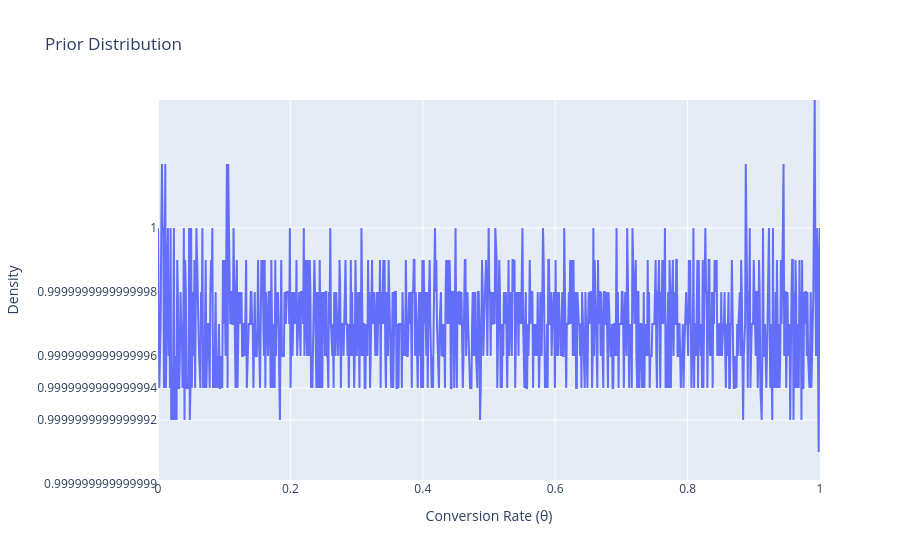

Notebook code cell kept with this figure:
### Code cell
fig = go.Figure()

fig.add_trace(
    go.Scatter(
        x=theta,
        y=prior_pdf,
        mode="lines",
        name="Prior Beta(1,1)",
    )
)

fig.update_layout(
    title="Prior Distribution",
    xaxis_title="Conversion Rate (θ)",
    yaxis_title="Density",
)

fig.show()

### Figure 1 — Plotly figure (JSON) as saved in the notebook; plotly's stock layout.template omitted (floating-point values rounded to 4 significant figures; data arrays with more than 128 entries replaced by an {"elided": "..."} marker saying what was removed)
{"data": [{"mode": "lines", "name": "Prior Beta(1,1)", "type": "scatter", "x": {"elided": "1000 float values"}, "y": {"elided": "1000 float values"}}], "layout": {"title": {"text": "Prior Distribution"}, "xaxis": {"title": {"text": "Conversion Rate (θ)"}}, "yaxis": {"title": {"text": "Density"}}}}
